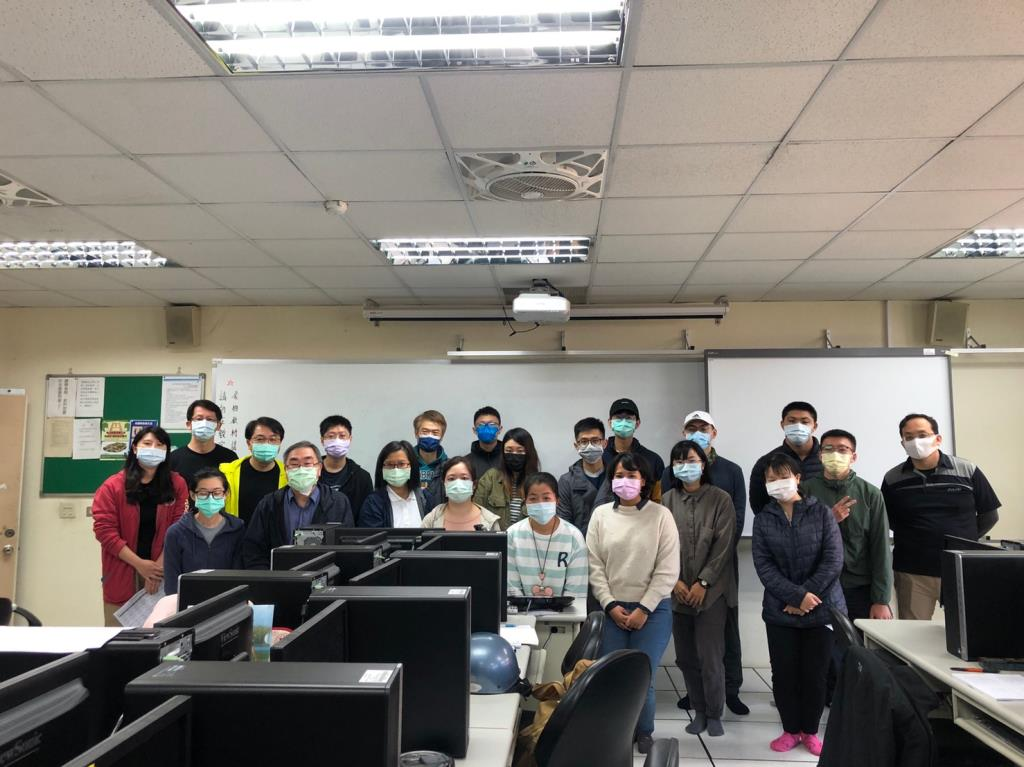
#> input picture test1-opencv-master/test.jpg, 1024 x 767 px, found by its file name
$ python 14_2.py
#> lines starting #> are read from the running program, lines starting #| are printed output that depends on the picture
import cv2
import numpy as np

img = cv2.imread('../image/test.jpg', 0)  # 以单通道灰度图像读入
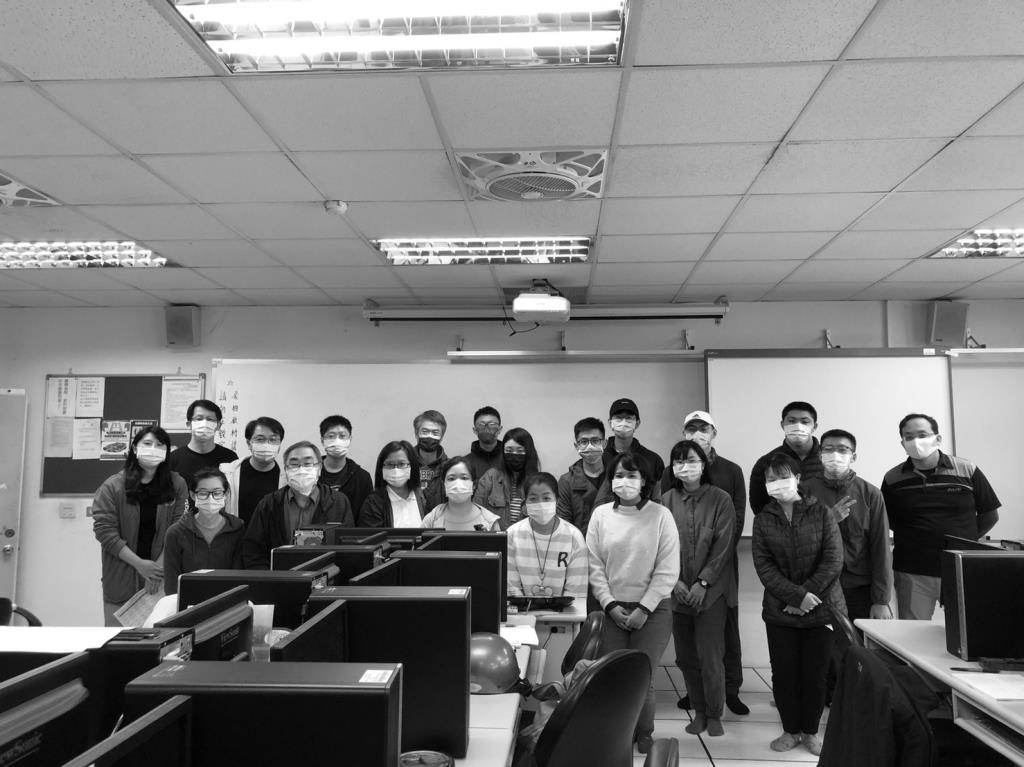
#> img: shape (767, 1024); min 0, max 255, mean 125.2
rows, cols = img.shape
#> rows = 767; cols = 1024
# 平移矩阵M：[[1,0,x],[0,1,y]]
M = np.float32([[1, 0, 200], [0, 1, 100]])
dst = cv2.warpAffine(img, M, (cols, rows))
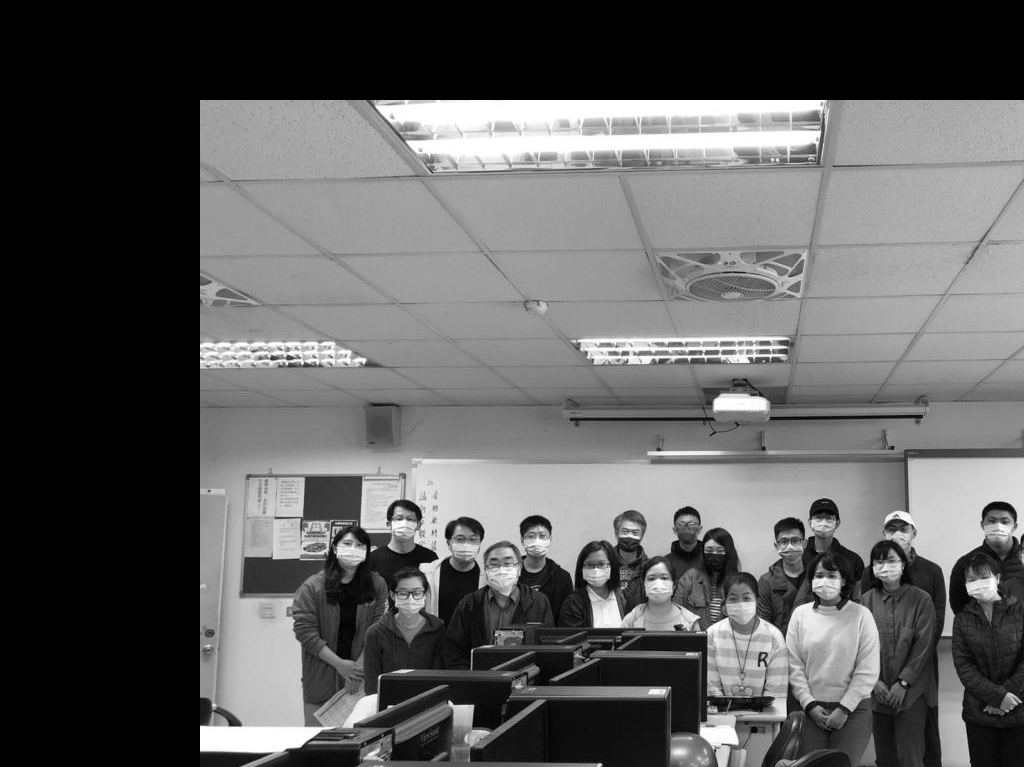
#> dst: shape (767, 1024); min 0, max 255, mean 93.5

while(1):
    cv2.imshow('dst', dst)
    cv2.imshow('img', img)
    if cv2.waitKey(1) & 0xFF == 27:
#> (key Esc is pressed here)
        break
cv2.destroyAllWindows()
